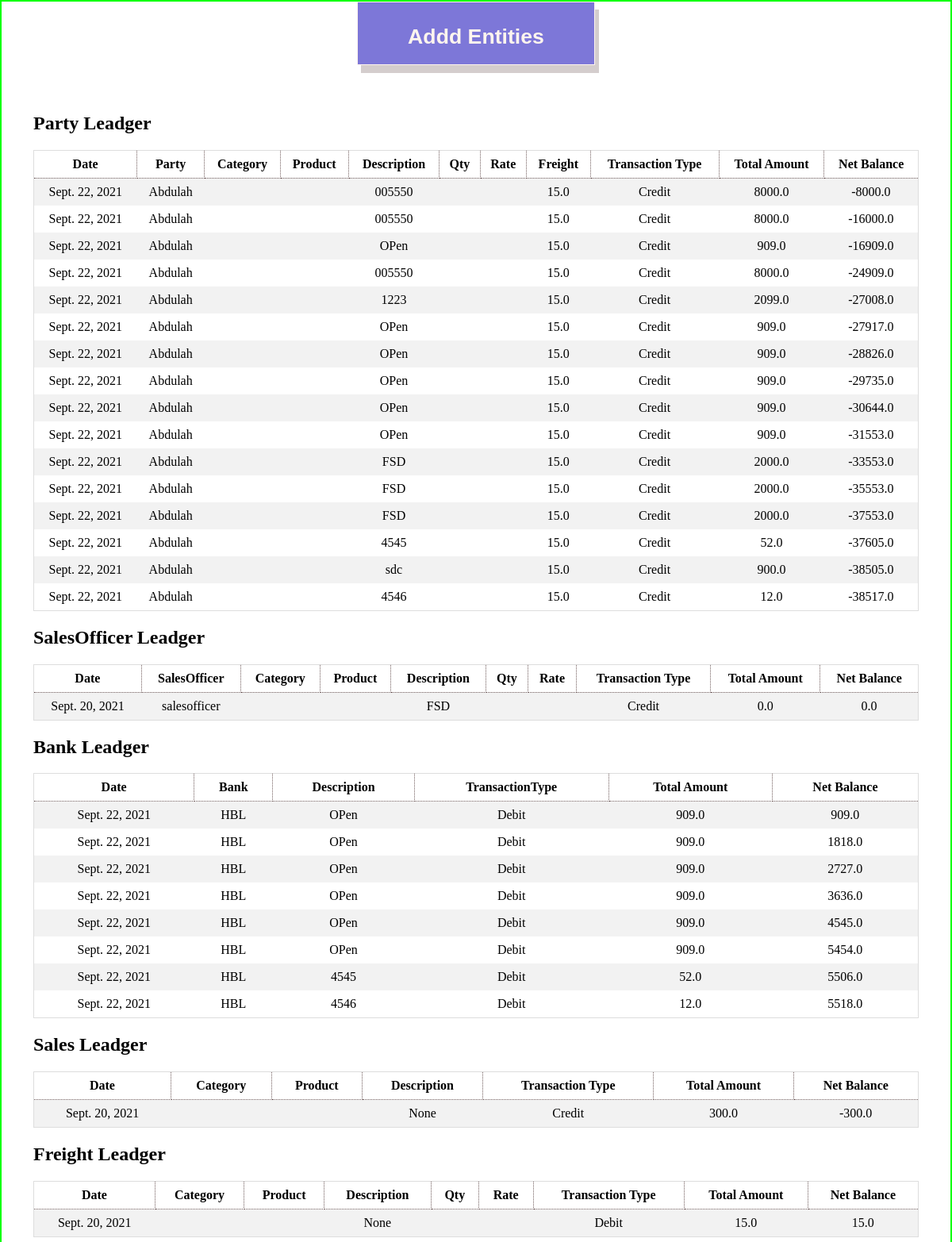
The page /apis/test (upper part) on the database as committed earlier.
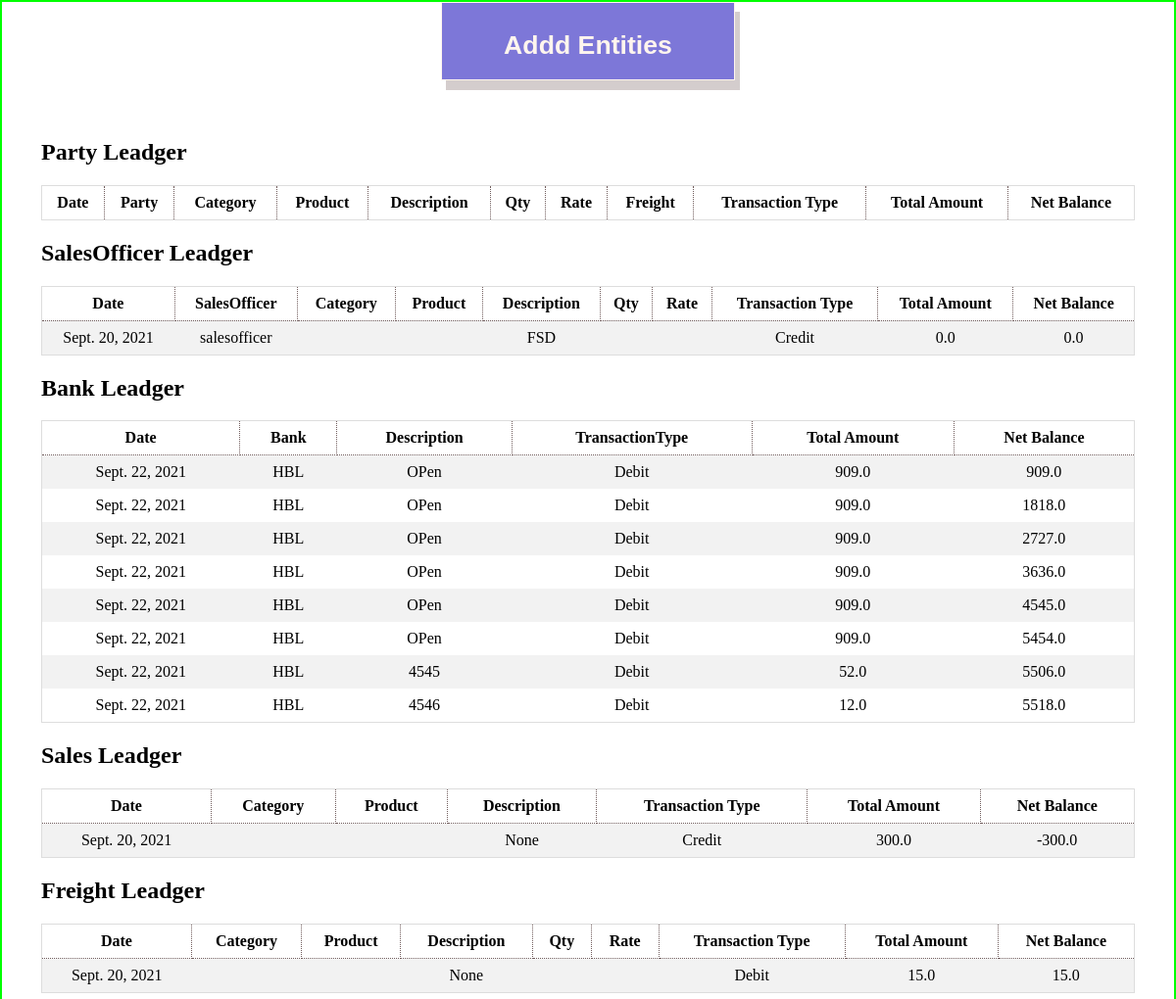
The same page on the database as committed later.
### apis/models.py (models this page shows, shortened)
class Ledger(models.Model):
    date = models.DateField(default=timezone.now, blank=True)
    description = models.CharField(max_length=50, null=True)
    transaction_type = models.CharField(max_length=50, choices=(
        ('Debit', 'Debit'), ('Credit', 'Credit')))
    total_amount = models.FloatField(null=True)
    net_balance = models.FloatField(blank=True, default=0.0)

class PartyLedger(Ledger):
    party = models.ForeignKey(Party,on_delete=models.CASCADE)
    sales_officer = models.ForeignKey(SalesOfficer, on_delete=models.CASCADE)
    freight = models.FloatField(blank=True,null=True)

class Ledger(models.Model):
    date = models.DateField(default=timezone.now, blank=True)
    description = models.CharField(max_length=50, null=True)
    transaction_type = models.CharField(max_length=50, choices=(
        ('Debit', 'Debit'), ('Credit', 'Credit')))
    total_amount = models.FloatField(null=True)
    net_balance = models.FloatField(blank=True, default=0.0)

class Party(models.Model):
    name = models.CharField(max_length=30, unique=True)
    contact = models.CharField(max_length=13)
    discount = models.ForeignKey(DiscountCategory,on_delete=models.CASCADE)
    opening_Balance = models.FloatField()
    current_Balance = models.FloatField(blank=True, null=True)
    date = models.DateField(default=timezone.now, blank=True)
    def __str__(self):
        return self.name

class SalesOfficerLedger(Ledger):
    sales_officer = models.ForeignKey(SalesOfficer, on_delete=models.CASCADE)
    party_order = models.IntegerField(null=True,blank=True)

class SalesOfficer(models.Model):
    name = models.CharField(max_length=200,unique=True)
    commission = models.FloatField(default=0.0)
    contact = models.CharField(max_length=13)
    opening_Balance = models.FloatField()
    current_Balance = models.FloatField(blank=True, null=True)
    date = models.DateField(default=timezone.now, blank=True)
    def __str__(self):
        return self.name

class BankLedger(Ledger):
    bank = models.ForeignKey(Bank,on_delete=models.CASCADE)

class Bank(models.Model):
    name = models.CharField(max_length=30, unique=True)
    account_no = models.CharField(max_length=400)
    opening_Balance = models.FloatField()
    current_Balance = models.FloatField(blank=True, null=True)
    date = models.DateField(default=timezone.now, blank=True)
    def __str__(self):
        return self.name

class SalesLedger(Ledger):
    sales_person = models.ForeignKey(SalesPerson,on_delete=models.CASCADE)

class FreightLedger(Ledger):
    freight_person = models.ForeignKey(FreightPerson,on_delete=models.CASCADE)
    freight = models.FloatField()

### apis/views.py (the view)
# urls.py: path('test',views.Test)
def Test(request):
    party = m.PartyLedger.objects.all()
    salesofficer = m.SalesOfficerLedger.objects.all()
    sales = m.SalesLedger.objects.all()
    bank = m.BankLedger.objects.all()
    freight = m.FreightLedger.objects.all()
    discount = m.DiscountLedger.objects.all()
    cleariing = m.ClearingLedger.objects.all()
    cash = m.CashLedger.objects.all()
    incentive = m.IncentiveLedger.objects.all()
    response_dict = {'Party':party,'SalesOfficer':salesofficer,'Sales':sales,'Bank':bank,'Freight':freight
                    ,'Discount':discount,'Cash':cash,'Clearing':cleariing,'Incentive':incentive }
    return render(request,'test.html',response_dict)

### apis/templates/test.html (shortened to what the changed rows need)
<!DOCTYPE html>
<html>
<head>
</head>
<body>
    <div style="width: 100wh;text-align: center;">
        <div>
            <button class='addBtn' onclick="Add()" id='btn'>
                <h1>Addd Entities</h1>
            </button>
        </div>
    </div>
    <div class="container">
        <h2>Party Leadger</h2>
        <div style="overflow-x:auto;">
            <table>
                <tr>
                    <th>Date</th>
                    <th>Party</th>
                    <th>Category</th>
                    <th>Product</th>
                    <th>Description</th>
                    <th>Qty</th>
                    <th>Rate</th>
                    <th>Freight</th>
                    <th>Transaction Type</th>
                    <th>Total Amount</th>
                    <th>Net Balance</th>
                </tr>
                {% for r in Party %}
                <tr>
                    <td>{{r.date}}</td>
                    <td>{{r.party}}</td>
                    <td>{{r.category}}</td>
                    <td>{{r.product}}</td>
                    <td>{{r.description}}</td>
                    <td>{{r.qty}}</td>
                    <td>{{r.rate}}</td>
                    <td>{{r.freight}}</td>
                    <td>{{r.transaction_type}}</td>
                    <td>{{r.total_amount}}</td>
                    <td>{{r.net_balance}}</td>
                </tr>
                {% endfor %}
            </table>
        </div>
        <h2>SalesOfficer Leadger</h2>
        <div style="overflow-x:auto;">
            <table>
                <tr>
                    <th>Date</th>
                    <th>SalesOfficer</th>
                    <th>Category</th>
                    <th>Product</th>
                    <th>Description</th>
                    <th>Qty</th>
                    <th>Rate</th>
                    <th>Transaction Type</th>
                    <th>Total Amount</th>
                    <th>Net Balance</th>
                </tr>
                {% for r in SalesOfficer %}
                <tr>
                    <td>{{r.date}}</td>
                    <td>{{r.sales_officer}}</td>
                    <td>{{r.category}}</td>
                    <td>{{r.product}}</td>
                    <td>{{r.description}}</td>
                    <td>{{r.qty}}</td>
                    <td>{{r.rate}}</td>
                    <td>{{r.transaction_type}}</td>
                    <td>{{r.total_amount}}</td>
                    <td>{{r.net_balance}}</td>
                </tr>
                {% endfor %}
            </table>
        </div>
        <h2>Bank Leadger</h2>
        <div style="overflow-x:auto;">
            <table>
                <tr>
                    <th>Date</th>
                    <th>Bank</th>
                    <th>Description</th>
                    <th>TransactionType</th>
                    <th>Total Amount</th>
                    <th>Net Balance</th>
                </tr>
                {% for r in Bank %}
                <tr>
                    <td>{{r.date}}</td>
                    <td>{{r.bank}}</td>
                    <td>{{r.description}}</td>
                    <td>{{r.transaction_type}}</td>
                    <td>{{r.total_amount}}</td>
                    <td>{{r.net_balance}}</td>
                </tr>
                {% endfor %}
            </table>
        </div>
        <h2>Sales Leadger</h2>
        <div style="overflow-x:auto;">
            <table>
                <tr>
                    <th>Date</th>
                    <th>Category</th>
                    <th>Product</th>
                    <th>Description</th>
                    <th>Transaction Type</th>
                    <th>Total Amount</th>
                    <th>Net Balance</th>
                </tr>
                {% for r in Sales %}
                <tr>
                    <td>{{r.date}}</td>
                    <td>{{r.category}}</td>
                    <td>{{r.product}}</td>
                    <td>{{r.description}}</td>
                    <td>{{r.transaction_type}}</td>
                    <td>{{r.total_amount}}</td>
                    <td>{{r.net_balance}}</td>
                </tr>
                {% endfor %}
            </table>
        </div>
        <h2>Freight Leadger</h2>
        <div style="overflow-x:auto;">
            <table>
                <tr>
                    <th>Date</th>
                    <th>Category</th>
                    <th>Product</th>
                    <th>Description</th>
                    <th>Qty</th>
                    <th>Rate</th>
                    <th>Transaction Type</th>
                    <th>Total Amount</th>
                    <th>Net Balance</th>
                </tr>
                {% for r in Freight %}
                <tr>
                    <td>{{r.date}}</td>
                    <td>{{r.category}}</td>
                    <td>{{r.product}}</td>
                    <td>{{r.description}}</td>
                    <td>{{r.qty}}</td>
                    <td>{{r.rate}}</td>
                    <td>{{r.transaction_type}}</td>
                    <td>{{r.total_amount}}</td>
                    <td>{{r.net_balance}}</td>
                </tr>
                {% endfor %}
            </table>
        </div>
    </div>
</body>
</html>

Rows that differ between the two databases and show on the page:
removed PartyLedger: date "Sept. 22, 2021", party "Abdulah", description "005550", freight "15.0", transaction_type "Credit", total_amount "8000.0", net_balance "-8000.0"
removed PartyLedger: date "Sept. 22, 2021", party "Abdulah", description "005550", freight "15.0", transaction_type "Credit", total_amount "8000.0", net_balance "-16000.0"
removed PartyLedger: date "Sept. 22, 2021", party "Abdulah", description "OPen", freight "15.0", transaction_type "Credit", total_amount "909.0", net_balance "-16909.0"
removed PartyLedger: date "Sept. 22, 2021", party "Abdulah", description "005550", freight "15.0", transaction_type "Credit", total_amount "8000.0", net_balance "-24909.0"
removed PartyLedger: date "Sept. 22, 2021", party "Abdulah", description "1223", freight "15.0", transaction_type "Credit", total_amount "2099.0", net_balance "-27008.0"
removed PartyLedger: date "Sept. 22, 2021", party "Abdulah", description "OPen", freight "15.0", transaction_type "Credit", total_amount "909.0", net_balance "-27917.0"
removed PartyLedger: date "Sept. 22, 2021", party "Abdulah", description "OPen", freight "15.0", transaction_type "Credit", total_amount "909.0", net_balance "-28826.0"
removed PartyLedger: date "Sept. 22, 2021", party "Abdulah", description "OPen", freight "15.0", transaction_type "Credit", total_amount "909.0", net_balance "-29735.0"
removed PartyLedger: date "Sept. 22, 2021", party "Abdulah", description "OPen", freight "15.0", transaction_type "Credit", total_amount "909.0", net_balance "-30644.0"
removed PartyLedger: date "Sept. 22, 2021", party "Abdulah", description "OPen", freight "15.0", transaction_type "Credit", total_amount "909.0", net_balance "-31553.0"
removed PartyLedger: date "Sept. 22, 2021", party "Abdulah", description "FSD", freight "15.0", transaction_type "Credit", total_amount "2000.0", net_balance "-33553.0"
removed PartyLedger: date "Sept. 22, 2021", party "Abdulah", description "FSD", freight "15.0", transaction_type "Credit", total_amount "2000.0", net_balance "-35553.0"
removed PartyLedger: date "Sept. 22, 2021", party "Abdulah", description "FSD", freight "15.0", transaction_type "Credit", total_amount "2000.0", net_balance "-37553.0"
removed PartyLedger: date "Sept. 22, 2021", party "Abdulah", description "4545", freight "15.0", transaction_type "Credit", total_amount "52.0", net_balance "-37605.0"
removed PartyLedger: date "Sept. 22, 2021", party "Abdulah", description "sdc", freight "15.0", transaction_type "Credit", total_amount "900.0", net_balance "-38505.0"
removed PartyLedger: date "Sept. 22, 2021", party "Abdulah", description "4546", freight "15.0", transaction_type "Credit", total_amount "12.0", net_balance "-38517.0"
